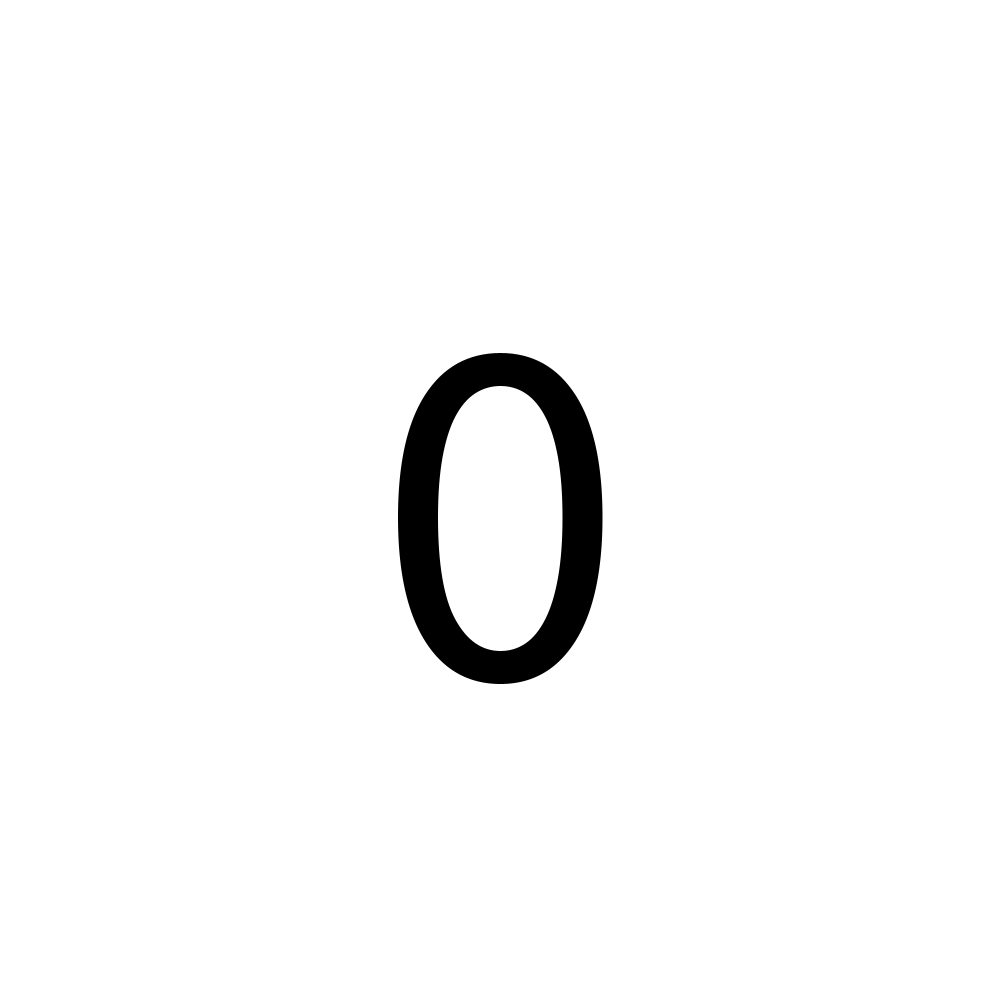
Frame 1 (no input)
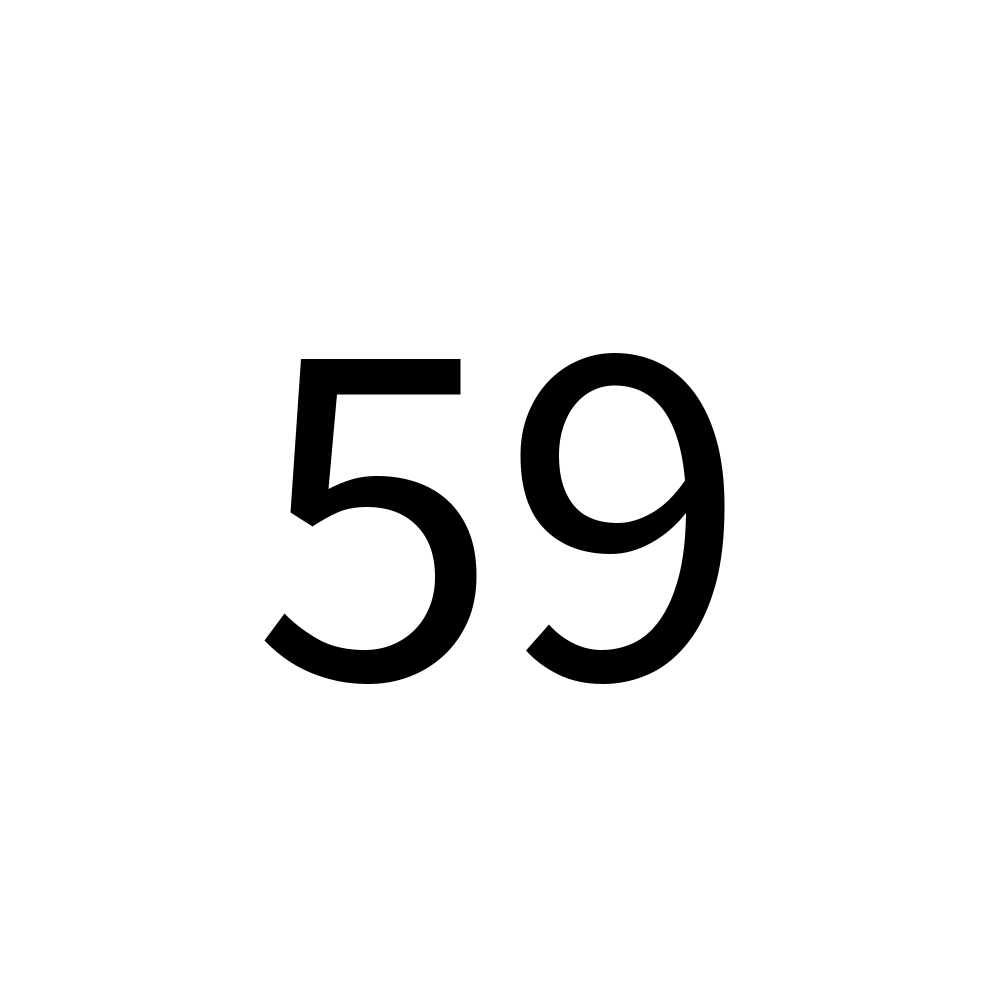
Frame 60 (the mouse pressed at the canvas centre just before this capture)
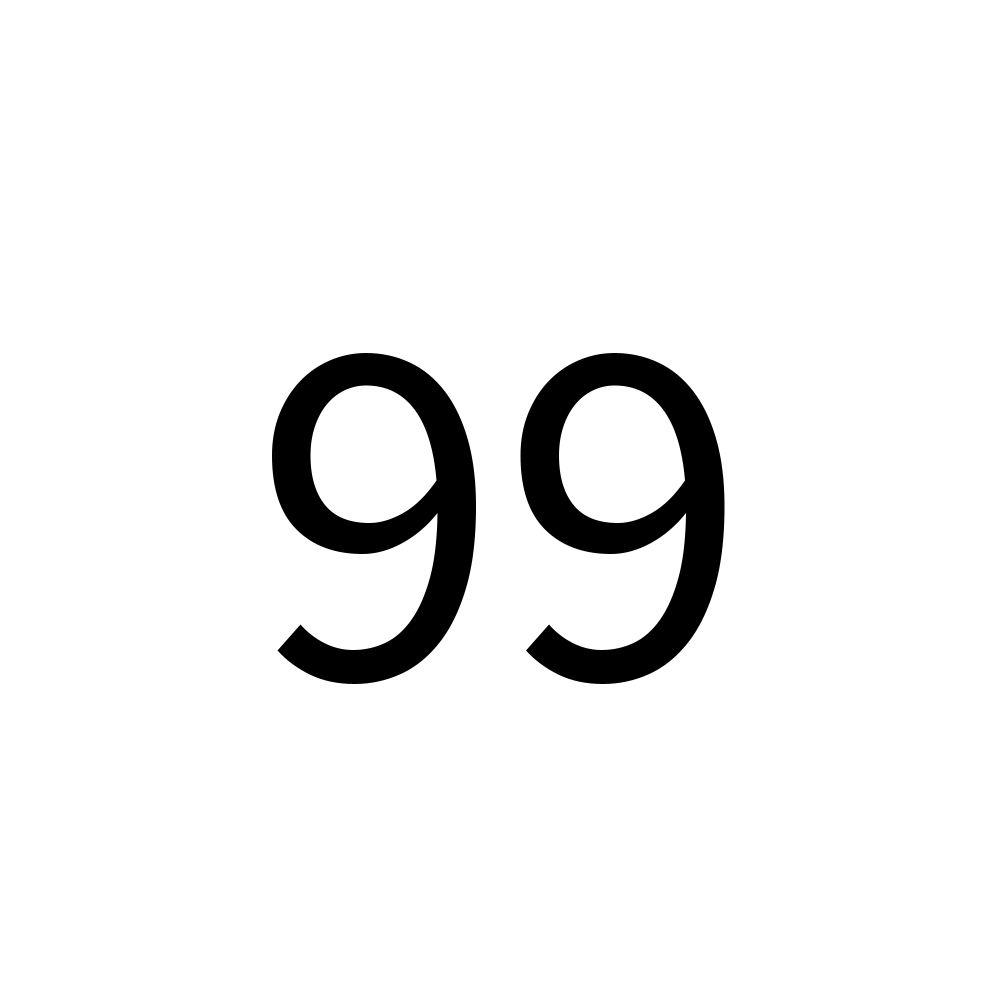
Frame 120 (the mouse held since frame 60 and released just before this capture)

The Processing sketch that drew these frames (run headless with seeded random() and noise(); from frame 60 on, the mouse is pressed at the canvas centre):

// Processing sketch: testnet
// ── testnet.pde
// NFTのPFPsを作るための下準備のコード。

int count=0;

void setup()
{
  size(1000, 1000);
}

void draw()
{
  if(count < 100){
    String countStr = str(count);
    fill(255, 255, 255);
    noStroke();
    rect(0, 0, 1000, 1000);
    fill(0);
    textSize(500);
    textAlign(CENTER, CENTER);
    text(countStr, 250, 250, 500, 500);
    save(countStr+".png");
    count++;
  }
}
